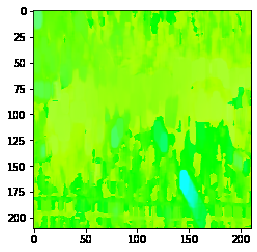
#> input picture optflow_example.png, 257 x 252 px, given in place of test.mp4, which was not available
$ jupyter execute data_prep.ipynb
#> lines starting #> are read from the running program, lines starting #| are printed output that depends on the picture; after the words box and inside, x2 and y2 are one past the last pixel; in counts of white or black regions, pixels touching at a corner belong together; pictures that were not available may be replaced by others from this repository, and a replacement may not be noted
[cell 1]
import numpy as np
import cv2
from PIL import Image, ImageEnhance
import pathlib
import random

[cell 2]
path = pathlib.Path().absolute()
path = str(path)

[cell 3]
cap = cv2.VideoCapture(path + '/../data/test.mp4')

[cell 4]
ret, frame1 = cap.read()
#> frame1 is the input picture: shape (252, 257, 3); mean B, G, R 71.3, 247.8, 143.2
rand = np.random.uniform(0.5, 1.5)
frame1 = Image.fromarray(frame1).crop((0, 160, 640, 370)).resize((150,150))
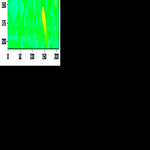
#> frame1: PIL image 150x150 RGB; mean R, G, B 16.1, 42.9, 23.5
prvs = cv2.cvtColor(np.float32(frame1),cv2.COLOR_BGR2GRAY)
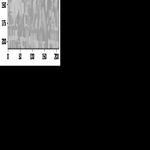
#> prvs: shape (150, 150) float32; min 0, max 255, mean 34

hsv = np.zeros_like(frame1)
hsv[...,1] = 255

[cell 5]
count = 0

while(1):
    ret, frame2 = cap.read()
    if not ret:
        break
    if random.random() > 0.6:
        rand = np.random.uniform(0.5, 1.5)
        frame2 = ImageEnhance.Brightness(Image.fromarray(frame2)).enhance(rand)
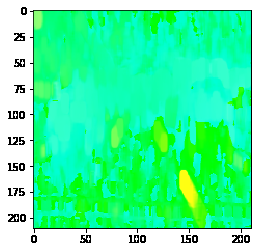
#> frame2: PIL image 257x252 RGB; mean R, G, B 72.9, 247.9, 160.3
        frame2 = frame2.crop((0, 160, 640, 370)).resize((150,150))
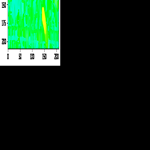
#> frame2: PIL image 150x150 RGB; mean R, G, B 16.2, 42.9, 25.3
    else:
        frame2 = Image.fromarray(frame2).crop((0, 160, 640, 370)).resize((150,150))


    next = cv2.cvtColor(np.float32(frame2),cv2.COLOR_BGR2GRAY)

    flow = cv2.calcOpticalFlowFarneback(prvs,next, None, 0.5, 1, 15, 2, 5, 1.2, 0)

    mag, ang = cv2.cartToPolar(flow[...,0], flow[...,1])
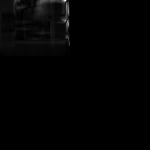
#> mag: shape (150, 150) float32; min 0, max 1.06, mean 0.0113; drawn with min black and max white
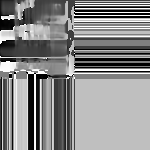
#> ang: shape (150, 150) float32; min 6.49e-17, max 6.28, mean 3.36; drawn with min black and max white
    hsv[...,0] = ang*180/np.pi/2
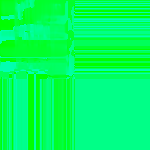
#> hsv: shape (150, 150, 3); mean of channels 0, 1, 2 96.1, 255, 0; drawn as B, G, R
    hsv[...,2] = cv2.normalize(mag,None,0,255,cv2.NORM_MINMAX)
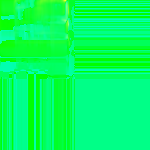
#> hsv: shape (150, 150, 3); 17.6% of pixels changed, all inside (x1, y1, x2, y2) = (0, 0, 71, 71); drawn as B, G, R
    rgb = cv2.cvtColor(hsv,cv2.COLOR_HSV2BGR)
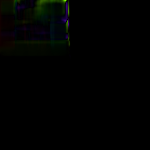
#> rgb: shape (150, 150, 3); mean B, G, R 0.9, 1.8, 1

    prvs = next
    cv2.imwrite(path + "/../data/frames/test-of/%d.jpg" % count, rgb)
    count += 1

cap.release()
